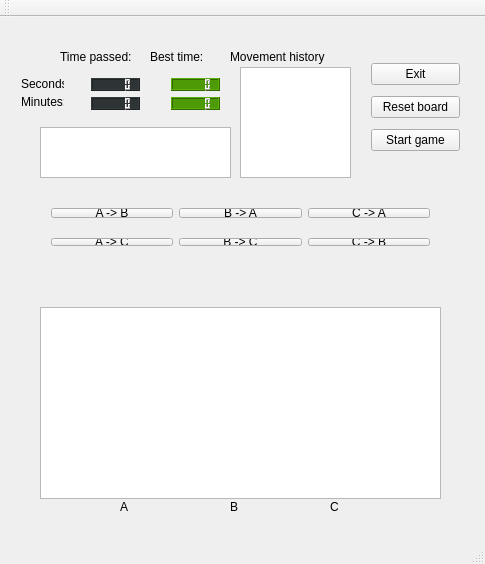
<?xml version="1.0" encoding="UTF-8"?>
<ui version="4.0">
 <class>MainWindow</class>
 <widget class="QMainWindow" name="MainWindow">
  <property name="geometry">
   <rect>
    <x>0</x>
    <y>0</y>
    <width>485</width>
    <height>564</height>
   </rect>
  </property>
  <property name="windowTitle">
   <string>MainWindow</string>
  </property>
  <widget class="QWidget" name="centralWidget">
   <widget class="QGraphicsView" name="graphics_view">
    <property name="geometry">
     <rect>
      <x>40</x>
      <y>290</y>
      <width>401</width>
      <height>192</height>
     </rect>
    </property>
   </widget>
   <widget class="QWidget" name="horizontalLayoutWidget">
    <property name="geometry">
     <rect>
      <x>40</x>
      <y>180</y>
      <width>401</width>
      <height>32</height>
     </rect>
    </property>
    <layout class="QHBoxLayout" name="horizontalLayout">
     <item>
      <widget class="QPushButton" name="push_button_A_to_B">
       <property name="text">
        <string>A -&gt; B</string>
       </property>
      </widget>
     </item>
     <item>
      <widget class="QPushButton" name="push_button_B_to_A">
       <property name="text">
        <string>B -&gt; A</string>
       </property>
      </widget>
     </item>
     <item>
      <widget class="QPushButton" name="push_button_C_to_A">
       <property name="text">
        <string>C -&gt; A</string>
       </property>
      </widget>
     </item>
    </layout>
   </widget>
   <widget class="QLabel" name="label">
    <property name="geometry">
     <rect>
      <x>120</x>
      <y>480</y>
      <width>31</width>
      <height>20</height>
     </rect>
    </property>
    <property name="text">
     <string>A</string>
    </property>
   </widget>
   <widget class="QLabel" name="label_2">
    <property name="geometry">
     <rect>
      <x>230</x>
      <y>480</y>
      <width>63</width>
      <height>20</height>
     </rect>
    </property>
    <property name="text">
     <string>B</string>
    </property>
   </widget>
   <widget class="QLabel" name="label_3">
    <property name="geometry">
     <rect>
      <x>330</x>
      <y>480</y>
      <width>63</width>
      <height>20</height>
     </rect>
    </property>
    <property name="text">
     <string>C</string>
    </property>
   </widget>
   <widget class="QLabel" name="label_4">
    <property name="geometry">
     <rect>
      <x>60</x>
      <y>30</y>
      <width>91</width>
      <height>20</height>
     </rect>
    </property>
    <property name="text">
     <string>Time passed:</string>
    </property>
   </widget>
   <widget class="QLabel" name="label_5">
    <property name="geometry">
     <rect>
      <x>150</x>
      <y>30</y>
      <width>81</width>
      <height>20</height>
     </rect>
    </property>
    <property name="text">
     <string>Best time:</string>
    </property>
   </widget>
   <widget class="QWidget" name="horizontalLayoutWidget_2">
    <property name="geometry">
     <rect>
      <x>40</x>
      <y>210</y>
      <width>401</width>
      <height>30</height>
     </rect>
    </property>
    <layout class="QHBoxLayout" name="horizontalLayout_2">
     <item>
      <widget class="QPushButton" name="push_button_A_to_C">
       <property name="text">
        <string>A -&gt; C</string>
       </property>
      </widget>
     </item>
     <item>
      <widget class="QPushButton" name="push_button_B_to_C">
       <property name="text">
        <string>B -&gt; C</string>
       </property>
      </widget>
     </item>
     <item>
      <widget class="QPushButton" name="push_button_C_to_B">
       <property name="text">
        <string>C -&gt; B</string>
       </property>
      </widget>
     </item>
    </layout>
   </widget>
   <widget class="QTextBrowser" name="text_browser">
    <property name="geometry">
     <rect>
      <x>40</x>
      <y>110</y>
      <width>191</width>
      <height>51</height>
     </rect>
    </property>
   </widget>
   <widget class="QWidget" name="verticalLayoutWidget">
    <property name="geometry">
     <rect>
      <x>80</x>
      <y>50</y>
      <width>71</width>
      <height>54</height>
     </rect>
    </property>
    <layout class="QVBoxLayout" name="verticalLayout">
     <item>
      <widget class="QLCDNumber" name="lcd_number_seconds">
       <property name="styleSheet">
        <string notr="true">background-color: rgb(46, 52, 54);</string>
       </property>
      </widget>
     </item>
     <item>
      <widget class="QLCDNumber" name="lcd_number_minutes">
       <property name="styleSheet">
        <string notr="true">background-color: rgb(46, 52, 54);</string>
       </property>
      </widget>
     </item>
    </layout>
   </widget>
   <widget class="QWidget" name="verticalLayoutWidget_2">
    <property name="geometry">
     <rect>
      <x>160</x>
      <y>50</y>
      <width>71</width>
      <height>54</height>
     </rect>
    </property>
    <layout class="QVBoxLayout" name="verticalLayout_2">
     <item>
      <widget class="QLCDNumber" name="lcd_number_best_seconds">
       <property name="styleSheet">
        <string notr="true">background-color: rgb(78, 154, 6);</string>
       </property>
      </widget>
     </item>
     <item>
      <widget class="QLCDNumber" name="lcd_number_best_minutes">
       <property name="styleSheet">
        <string notr="true">background-color: rgb(78, 154, 6);</string>
       </property>
      </widget>
     </item>
    </layout>
   </widget>
   <widget class="QWidget" name="verticalLayoutWidget_3">
    <property name="geometry">
     <rect>
      <x>10</x>
      <y>50</y>
      <width>65</width>
      <height>51</height>
     </rect>
    </property>
    <layout class="QVBoxLayout" name="verticalLayout_3">
     <item>
      <widget class="QLabel" name="label_6">
       <property name="text">
        <string>Seconds:</string>
       </property>
      </widget>
     </item>
     <item>
      <widget class="QLabel" name="label_7">
       <property name="text">
        <string>Minutes:</string>
       </property>
      </widget>
     </item>
    </layout>
   </widget>
   <widget class="QTextBrowser" name="text_browser_movement_history">
    <property name="geometry">
     <rect>
      <x>240</x>
      <y>50</y>
      <width>111</width>
      <height>111</height>
     </rect>
    </property>
   </widget>
   <widget class="QLabel" name="label_8">
    <property name="geometry">
     <rect>
      <x>230</x>
      <y>30</y>
      <width>121</width>
      <height>20</height>
     </rect>
    </property>
    <property name="text">
     <string>Movement history</string>
    </property>
   </widget>
   <widget class="QWidget" name="verticalLayoutWidget_4">
    <property name="geometry">
     <rect>
      <x>360</x>
      <y>30</y>
      <width>111</width>
      <height>121</height>
     </rect>
    </property>
    <layout class="QVBoxLayout" name="verticalLayout_4">
     <item>
      <widget class="QPushButton" name="push_button_exit">
       <property name="text">
        <string>Exit</string>
       </property>
      </widget>
     </item>
     <item>
      <widget class="QPushButton" name="push_button_reset_board">
       <property name="text">
        <string>Reset board</string>
       </property>
      </widget>
     </item>
     <item>
      <widget class="QPushButton" name="push_button_start_game">
       <property name="text">
        <string>Start game</string>
       </property>
      </widget>
     </item>
    </layout>
   </widget>
  </widget>
  <widget class="QMenuBar" name="menuBar">
   <property name="geometry">
    <rect>
     <x>0</x>
     <y>0</y>
     <width>485</width>
     <height>25</height>
    </rect>
   </property>
  </widget>
  <widget class="QToolBar" name="mainToolBar">
   <attribute name="toolBarArea">
    <enum>TopToolBarArea</enum>
   </attribute>
   <attribute name="toolBarBreak">
    <bool>false</bool>
   </attribute>
  </widget>
  <widget class="QStatusBar" name="statusBar"/>
 </widget>
 <layoutdefault spacing="6" margin="11"/>
 <resources/>
 <connections>
  <connection>
   <sender>push_button_exit</sender>
   <signal>clicked()</signal>
   <receiver>MainWindow</receiver>
   <slot>close()</slot>
   <hints>
    <hint type="sourcelabel">
     <x>402</x>
     <y>105</y>
    </hint>
    <hint type="destinationlabel">
     <x>242</x>
     <y>281</y>
    </hint>
   </hints>
  </connection>
 </connections>
</ui>
